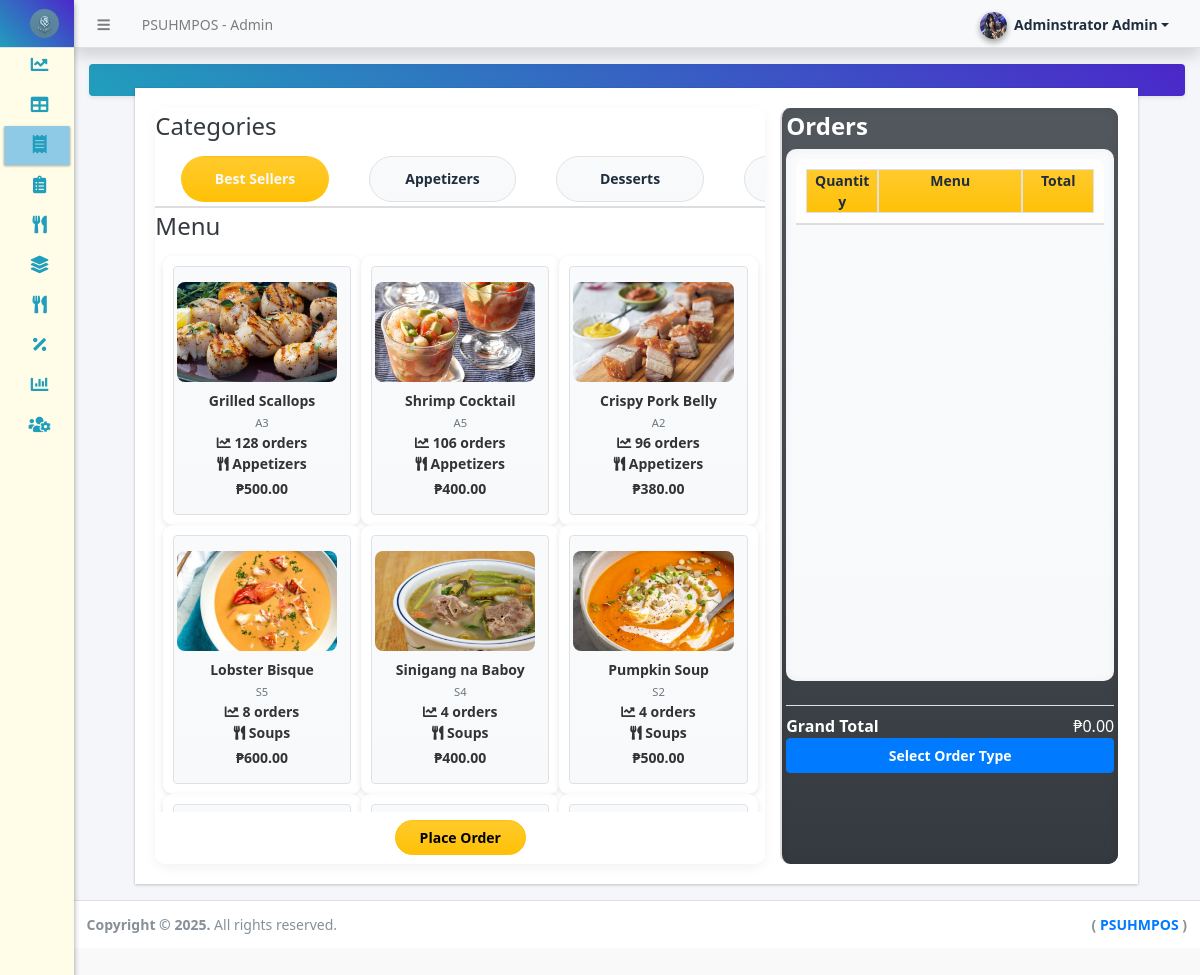
Screenshot of /admin/?page=sales/manage_sale (signed in) with the database file from the repository.
### tables this page shows
CREATE TABLE `category_list` (
  `id` int(30) NOT NULL,
  `name` text NOT NULL,
  `description` text NOT NULL,
  `status` tinyint(1) NOT NULL DEFAULT 1,
  `delete_flag` tinyint(1) NOT NULL DEFAULT 0,
  `date_created` datetime NOT NULL DEFAULT current_timestamp(),
  `date_updated` datetime NOT NULL DEFAULT current_timestamp() ON UPDATE current_timestamp()
);

CREATE TABLE `menu_list` (
  `id` int(30) NOT NULL,
  `category_id` int(30) NOT NULL,
  `code` varchar(100) NOT NULL,
  `name` text NOT NULL,
  `description` text NOT NULL,
  `price` float(12,2) NOT NULL DEFAULT 0.00,
  `status` tinyint(1) NOT NULL DEFAULT 1,
  `delete_flag` tinyint(1) NOT NULL DEFAULT 0,
  `date_created` datetime NOT NULL DEFAULT current_timestamp(),
  `date_updated` datetime NOT NULL DEFAULT current_timestamp() ON UPDATE current_timestamp(),
  `image_path` varchar(255) DEFAULT NULL
);

CREATE TABLE `order_items` (
  `id` int(11) NOT NULL,
  `order_id` int(30) NOT NULL,
  `menu_id` int(30) NOT NULL,
  `price` float(12,2) NOT NULL DEFAULT 0.00,
  `quantity` int(30) NOT NULL DEFAULT 0,
  `served` tinyint(1) NOT NULL DEFAULT 0 COMMENT 'true=1,false=0'
);

### admin/sales/manage_sale.php (the view, shortened to what this page needs)
<div class="content kitchen-header-gradient py-3 px-4 rounded shadow-sm mb-3">
</div>
<div class="row mt-n4 justify-content-center">
    <div class="col-lg-11 col-md-11 col-sm-12 col-xs-12">
        <div class="card rounded-0">
            <div class="card-body">
                <form action="" id="sales-form">
                    <div id="pos-field">
                        <div id="menu-list">
                            <fieldset>
                                <legend>Categories</legend>
                           <div id="cat-list" class="py-1">
    <button class="btn btn-xs rounded-pill px-2 cat_btn mx-3 col-lg-3 col-md-4 col-sm-6 col-xs-10 bg-gradient-warning text-light" type="button" data-id='0'>Best Sellers</button>
    <?php
    $categories = $conn->query("SELECT * FROM category_list where delete_flag = 0 and status = 1 order by name asc");
    while($row = $categories->fetch_assoc()):
    ?>
    <button class="btn btn-xs rounded-pill px-2 cat_btn mx-3 col-lg-3 col-md-4 col-sm-6 col-xs-10 bg-gradient-light border" type="button" data-id='<?= $row['id'] ?>'><?= $row['name'] ?></button>
    <?php endwhile; ?>
</div>
                            </fieldset>
                            <fieldset>
                                <legend>Menu</legend>
                                <div id="item-list" class="py-1 overflow-auto">
                                              <div class="row row-cols-xl-3 row-cols-md-2 row-cols-sm-1 gy-2 gx-2">
                                    <?php
                                    $cat_list = $conn->query("SELECT name from category_list");
                                    while($cat_row = $cat_list->fetch_assoc()):
                                     $cat_name = $cat_row["name"];
                                    ?>
                                    <br/>
                                    <?php
                                    $bestSellers = $conn->query("SELECT *,
                                                        COUNT(order_items.menu_id) AS total_orders,category_list.name AS cat_name, menu_list.name AS menu_name
                                                    FROM menu_list
                                                    INNER JOIN order_items
                                                        ON menu_list.id = order_items.menu_id
                                                    INNER JOIN category_list ON category_list.id = menu_list.category_id
                                                    WHERE menu_list.delete_flag = 0
                                                    AND menu_list.status = 1
                                                    AND category_list.name = '$cat_name'
                                                    GROUP BY menu_list.id, menu_list.name
                                                    ORDER BY total_orders DESC LIMIT 3;");
                                    while($row = $bestSellers->fetch_assoc()):
                                    ?>
                                    <div class="col <?= isset($cid) && $cid == $row['category_id'] ? "" : "d-none" ?> menu-item" data-cat-id='0'>
                                        <button class="btn btn-default btn-block btn-xs rounded px-2 bg-gradient-light border item-btn text-left" type="button" data-id='<?= $row['menu_id'] ?>' data-price='<?= $row['price'] ?>'>
                                            <div class="d-flex flex-column align-items-center">
                                                <img src="<?= isset($row['image_path']) && !empty($row['image_path']) ? base_url . 'uploads/image/' . htmlspecialchars($row['image_path']) : 'path_to_placeholder_image.jpg' ?>"
                                                     alt="<?= htmlspecialchars($row['name']) ?>"
                                                     style="width: 100%; height: 100px; object-fit: cover; border-radius: 8px;">
                                                <div class="text-center mt-2">
                                                    <div class="font-weight-bold"><?= htmlspecialchars($row['menu_name']) ?> </div>
                                                    <small class="text-muted"><?= $row['code'] ?></small>
                                                    <br/>
                                                        <div class="menu-stats-container">
        <div class="stat-item orders">
            <i class="fas fa-chart-line"></i>
            <span class="stat-number"><?= $row['total_orders'] ?></span>
            <span class="stat-label"><?= $row['total_orders']<2?"order":"orders" ?></span>
        </div>
        <div class="stat-item category">
            <i class="fas fa-utensils"></i>
            <span class="stat-text"><?= $cat_name ?></span>
        </div>
    </div>
                                                    <div class="font-weight-bold mt-1">₱<?= number_format($row['price'], 2) ?></div>
                                                </div>
                                            </div>
                                        </button>
                                    </div>
                                    <?php endwhile;
                                    endwhile; ?>
                                    </div>
                                </div>
                            </fieldset>
                            <div class="text-center py-2">
                                <button type="submit" id="place_order" class="btn btn-warning bg-gradient-warning rounded-pill px-4">Place Order</button>
                            </div>
                        </div>
                        <div id="order-list" class="bg-gradient-dark p-1">
                            <h4><b>Orders</b></h4>
                            <div id="order-items-holder" class="bg-gradient-light mb-3">
                                <div id="order-items-header">
                                    <div class="d-flex w-100 bg-gradient-warning">
                                        <div class="col-3 text-center font-weight-bolder m-0 border">Quantity</div>
                                        <div class="col-6 text-center font-weight-bolder m-0 border">Menu</div>
                                        <div class="col-3 text-center font-weight-bolder m-0 border">Total</div>
                                    </div>
                                </div>
                            </div>
<div class="d-flex justify-content-between align-items-center w-100 mt-2 pt-2 border-top">
    <span class="font-weight-bold text-white" style="font-size: 16px;">Grand Total</span>
    <span class="text-white text-right" style="font-size: 16px;" id="grand_total">₱0.00</span>
</div>
<button type="button" class="btn btn-primary" data-toggle="modal" data-target="#myModal">
    Select Order Type
</button>
                        </div>
                    </div>
                </form>
            </div>
        </div>
    </div>
</div>
        </div>
    </div>
</div>

### rows the page displays
category_list: name "Appetizers"
category_list: name "Desserts"
menu_list: image_path (picture), name "Grilled Scallops", code "A3", total_orders "128", category.name "Appetizers", order_items.price "500.00"
menu_list: image_path (picture), name "Shrimp Cocktail", code "A5", total_orders "106", category.name "Appetizers", order_items.price "400.00"
menu_list: image_path (picture), name "Crispy Pork Belly", code "A2", total_orders "96", category.name "Appetizers", order_items.price "380.00"
menu_list: image_path (picture), name "Lobster Bisque", code "S5", total_orders "8", category.name "Soups", order_items.price "600.00"
menu_list: image_path (picture), name "Sinigang na Baboy", code "S4", total_orders "4", category.name "Soups", order_items.price "400.00"
menu_list: image_path (picture), name "Pumpkin Soup", code "S2", total_orders "4", category.name "Soups", order_items.price "500.00"

### other values shown
$_settings->info('name') "PSUHMPOS"
$_settings->userdata('firstname').' '.$_settings->userdata('lastname') "Adminstrator Admin"
